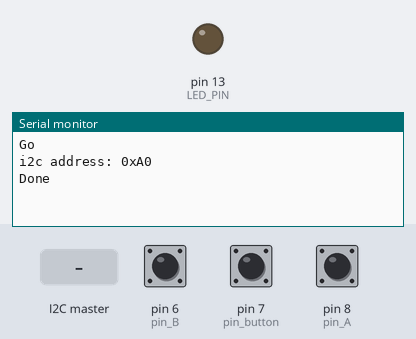
Bench run of a sketch on a simulated Arduino Uno, built with avr-gcc and run on an emulated ATmega328P. Shown: output pins drawn as LEDs (lit = HIGH), the last lines printed to the serial monitor. The test bench sets the inputs (shaded band); at power-on: pin 7 (pin_button) HIGH, pin 6 (pin_B) HIGH, pin 8 (pin_A) HIGH.

Above: at 1.2 s.
1.3 s: pin 7 (pin_button) pulled LOW for 0.15 s
At 2.2 s:
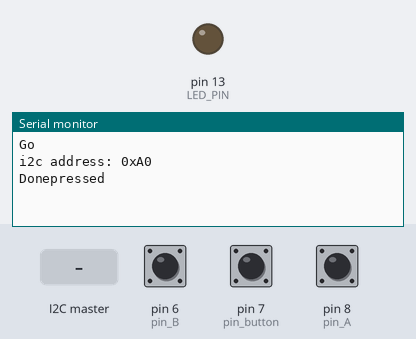
2.9 s: the I2C master sends the byte 1
At 3.3 s:
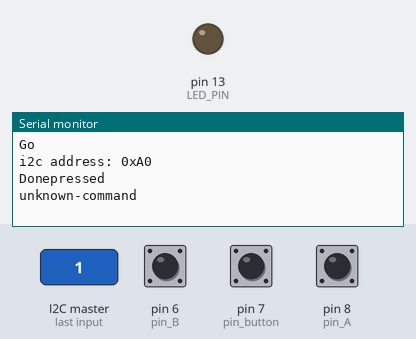

Measured:
- after the input at 1.3 s, the serial monitor: prints a new line at once (image 1)
- after the input at 2.9 s, the serial monitor: prints a new line at once (image 2)

The sketch:

slave.ino
```cpp
#include <Wire.h>


#define MY_DEVICE_ADDR (0xA0>>1)
#define I2C_CMD_VERSION '?'
#define I2C_CMD_GET_BUTTON 'b' // resets press event
#define I2C_CMD_GET_UP 'u'
#define I2C_CMD_GET_DOWN 'd'
#define LED_PIN 13

int i2c_reply = 0xff;
bool button_is_pressed = false;
bool button_is_up = false;
bool button_is_down = false;


const int pin_A = 8;  // pin 12
const int pin_button = 7;
const int pin_B = 6;  // pin 11


unsigned long currentTime;
unsigned long loopTime;


unsigned char encoder_A;
unsigned char encoder_B;
unsigned char encoder_A_prev = 0;
unsigned char encoder_button = 0;


bool do_blink = false;


void setup()
{
  Serial.begin(9600);

  pinMode(LED_PIN, OUTPUT);

  Wire.begin(MY_DEVICE_ADDR);
  Wire.onRequest(i2c_read_buttons);
  Wire.onReceive(i2c_action);

  // using internal pull-up
  pinMode(pin_A, INPUT);
  digitalWrite(pin_A, HIGH);
  pinMode(pin_B, INPUT);
  digitalWrite(pin_B, HIGH);

  pinMode(pin_button, INPUT);
  digitalWrite(pin_button, HIGH);

  Serial.println("Go");
  Serial.print("i2c address: 0x");
  Serial.println(MY_DEVICE_ADDR << 1, HEX);

  currentTime = millis();
  loopTime = currentTime;

  Serial.print("Done");
}


/**
 * Return quickly!
 */
void i2c_read_buttons()
{
  Wire.write(i2c_reply);
}

void i2c_action(int numBytes)
{
  if (Wire.available() > 0) {
    int c = Wire.read();
    int p = 0;
    if (Wire.available() > 0) {
      p = Wire.read();
    }
    do_command(c, p);
  }
}


void do_command(int cmd, int param)
{
  //do_blink = true;
//  Serial.print(F("new-command: "));
//  Serial.println(cmd);

  switch(cmd) {
  case I2C_CMD_GET_BUTTON:
    i2c_reply = button_is_pressed;
    button_is_pressed = false;
    break;
  case I2C_CMD_GET_UP:
    i2c_reply = button_is_up;
    button_is_up = false;
    break;
  case I2C_CMD_GET_DOWN:
    i2c_reply = button_is_down;
    button_is_down = false;
    break;
  case I2C_CMD_VERSION:
    i2c_reply = I2C_CMD_VERSION;
    break;
  default:
    Serial.println(F("unknown-command"));
    i2c_reply = 0xff;
    break;
  }
}


void blink()
{
  Serial.println("blink");
  digitalWrite(LED_PIN, HIGH);   // turn the LED on (HIGH is the voltage level)
  delay(500);              // wait for a second
  digitalWrite(LED_PIN, LOW);    // turn the LED off by making the voltage LOW
}


void loop()
{
  if(do_blink)
  {
    //blink();
    do_blink = false;
  }

  // get the current elapsed time
  currentTime = millis();
  if(currentTime >= (loopTime + 2*5))
  {
    // 5ms since last check of encoder = 200Hz
    encoder_A = digitalRead(pin_A);    // Read encoder pins
    encoder_B = digitalRead(pin_B);

    if(encoder_A != encoder_A_prev)
    {
      // A has gone from high to low
      if(encoder_B == encoder_A) {
        // B is high so clockwise
        button_is_up = true;
      }
      else {
        // B is low so counter-clockwise
        button_is_down = true;
      }
    }
    encoder_A_prev = encoder_A;     // Store value of A for next time

    // check if button pressed
    unsigned char isup = digitalRead(pin_button);
    if(!isup && encoder_button) {
      button_is_pressed = true;
      Serial.println("pressed");
    }
    encoder_button = isup;

    loopTime = currentTime;  // Updates loopTime
  }
}
```
